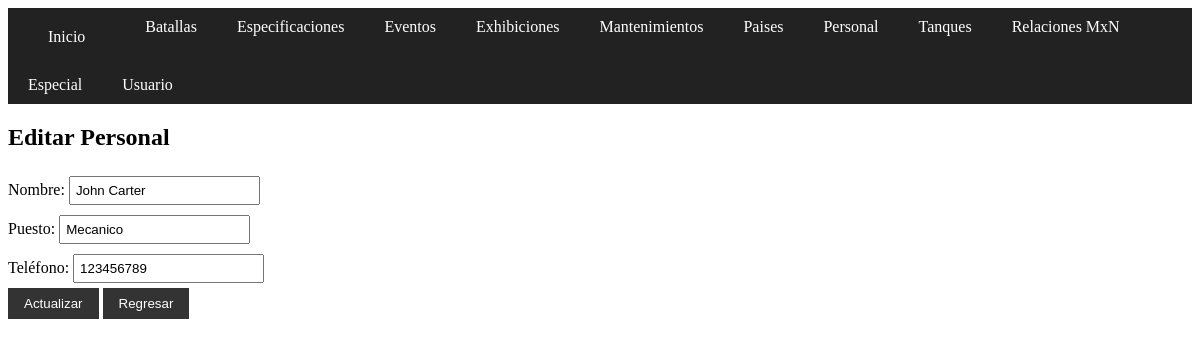
The app's page /personal/update.php?id=7701 with its own data.
### tables this page shows
CREATE TABLE `personal` (
  `id_personal` int(11) NOT NULL AUTO_INCREMENT,
  `nombre_personal` text DEFAULT NULL,
  `puesto` text DEFAULT NULL,
  `num_tel` int(11) DEFAULT NULL,
  PRIMARY KEY (`id_personal`)
);

### personal/update.php (the view, shortened to what this page needs)
<?php
include_once "../config.php";
$id = $_GET['id'] ?? null;
if ($id) {
    $sql = "SELECT * FROM personal WHERE id_personal=?";
    $stmt = $conn->prepare($sql);
    $stmt->bind_param("i", $id);
    $stmt->execute();
    $result = $stmt->get_result();
    $personal = $result->fetch_assoc();
} else {
    header("Location: read.php");
    exit;
}
?>
<!DOCTYPE html>
<html>
<head>
    <link rel="stylesheet" href="../estilos.css">
</head>
<body>
<?php include "../menu.php"; ?>
<h2>Editar Personal</h2>
<form method="post">
    Nombre: <input type="text" name="nombre_personal" value="<?= htmlspecialchars($personal['nombre_personal']) ?>" required><br>
    Puesto: <input type="text" name="puesto" value="<?= htmlspecialchars($personal['puesto']) ?>" required><br>
    Teléfono: <input type="number" name="num_tel" value="<?= $personal['num_tel'] ?>"><br>
    <input type="submit" value="Actualizar">
    <input type="submit" value="Regresar" formaction="read.php" formnovalidate>
</form>
</body>
</html>

### estilos.css (style rules this page uses)
input[type="text"], input[type="date"], input[type="number"] { padding: 5px; margin: 5px 0; }
input[type="submit"] { padding: 8px 16px; background: #333; color: #fff; border: none; }

### records on screen
personal: nombre_personal "John Carter", puesto "Mecanico", num_tel "123456789"
